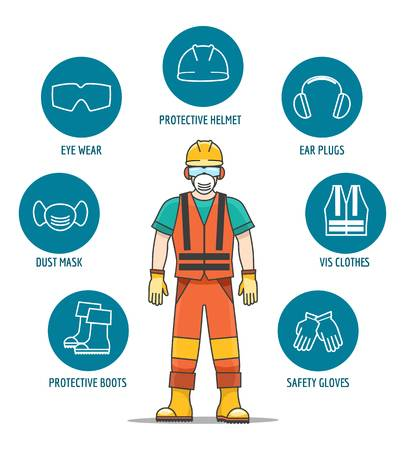
#> input picture 00000611.jpg, 405 x 450 px, given in place of the camera
$ python pixel_based_bounding.py
#> lines starting #> are read from the running program, lines starting #| are printed output that depends on the picture
from imutils.video import VideoStream
import datetime
import imutils
import time
import cv2


cap = cv2.VideoCapture(0)

first = None

while(True):

    t, frame = cap.read()
#> frame is the input picture: shape (450, 405, 3); mean B, G, R 217.2, 216.9, 199.4

    if t:

        gray1 = cv2.cvtColor(frame, cv2.COLOR_BGR2GRAY)
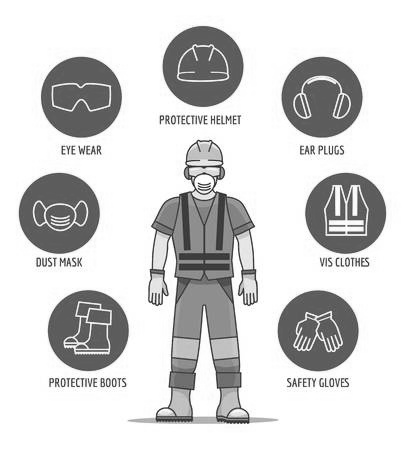
#> gray1: shape (450, 405); min 23, max 255, mean 211.7
        gray = cv2.GaussianBlur(gray1, (21, 21), 0)
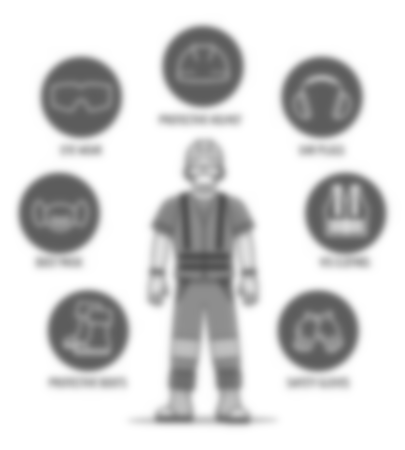
#> gray: shape (450, 405); min 80, max 255, mean 211.8


        first = gray


        frame_difference = cv2.absdiff(first, gray)
#> frame_difference: shape (450, 405); every value is 0
        threshold = cv2.threshold(frame_difference, 25, 255, cv2.THRESH_BINARY)[1]

        countours = cv2.findContours(threshold, cv2.RETR_EXTERNAL, cv2.CHAIN_APPROX_NONE)
#> countours = 0 contours

        countours = imutils.grab_contours(countours)
#> countours = []

        for c in countours:
            if cv2.contourArea(c) < 600:
                continue

            (x, y, w, h) = cv2.boundingRect(c)
            cv2.rectangle(frame, (x,y), (x+w, y+h) , (0,255,0), 1)
#> this loop made 0 passes


        cv2.imshow("constructionbox", frame)

    if cv2.waitKey(1) == ord('q'):
#> (key q is pressed here)
        break
cap.release()
cv2.destroyAllWindows()

# import cv2
# import numpy
# import matplotlib.pyplot as plt
#
# cap = cv2.VideoCapture('movie.mp4')
# t = True
# while(t):
#     t, frame = cap.read()
#     if t:
#
#         cv2.imshow('video', frame)
#
#         if cv2.waitKey(1) & 0xFF  == ord('q'):
#             break
#
# cap.release()
# cv2.destroyAllWindows()
# # img = cv2.imread('image.JPG', cv2.IMREAD_COLOR)
# # cv2.imshow('image', img)
# # cv2.waitKey(0)
# # cv2.destroyAllWindows()
#
# # from urllib import request
# #
# # import re
# #
# # new_url = re.sub("tube", "pak", url_initial)
